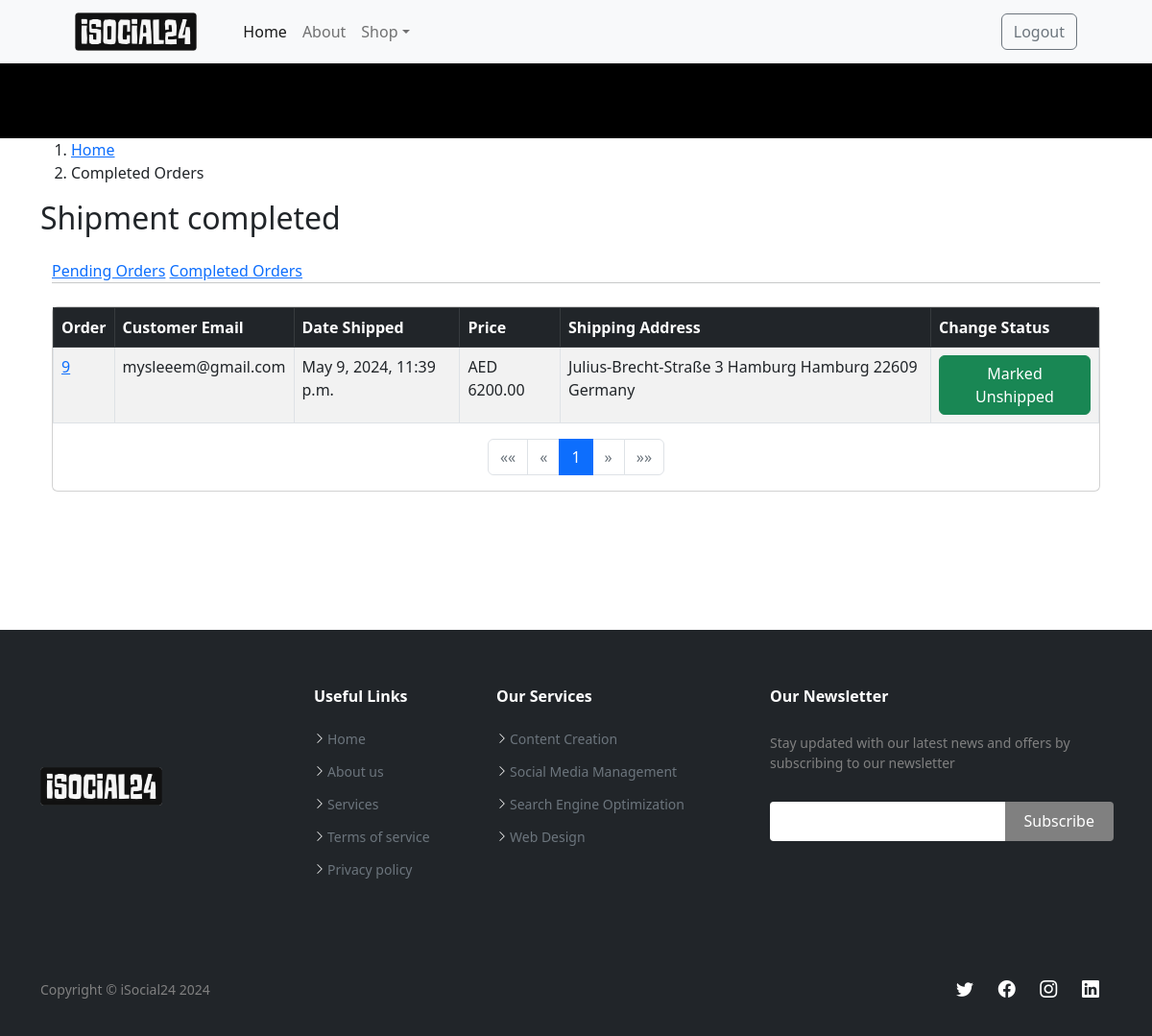
The page /payment/shipped_dash (signed in) on the database as committed earlier.
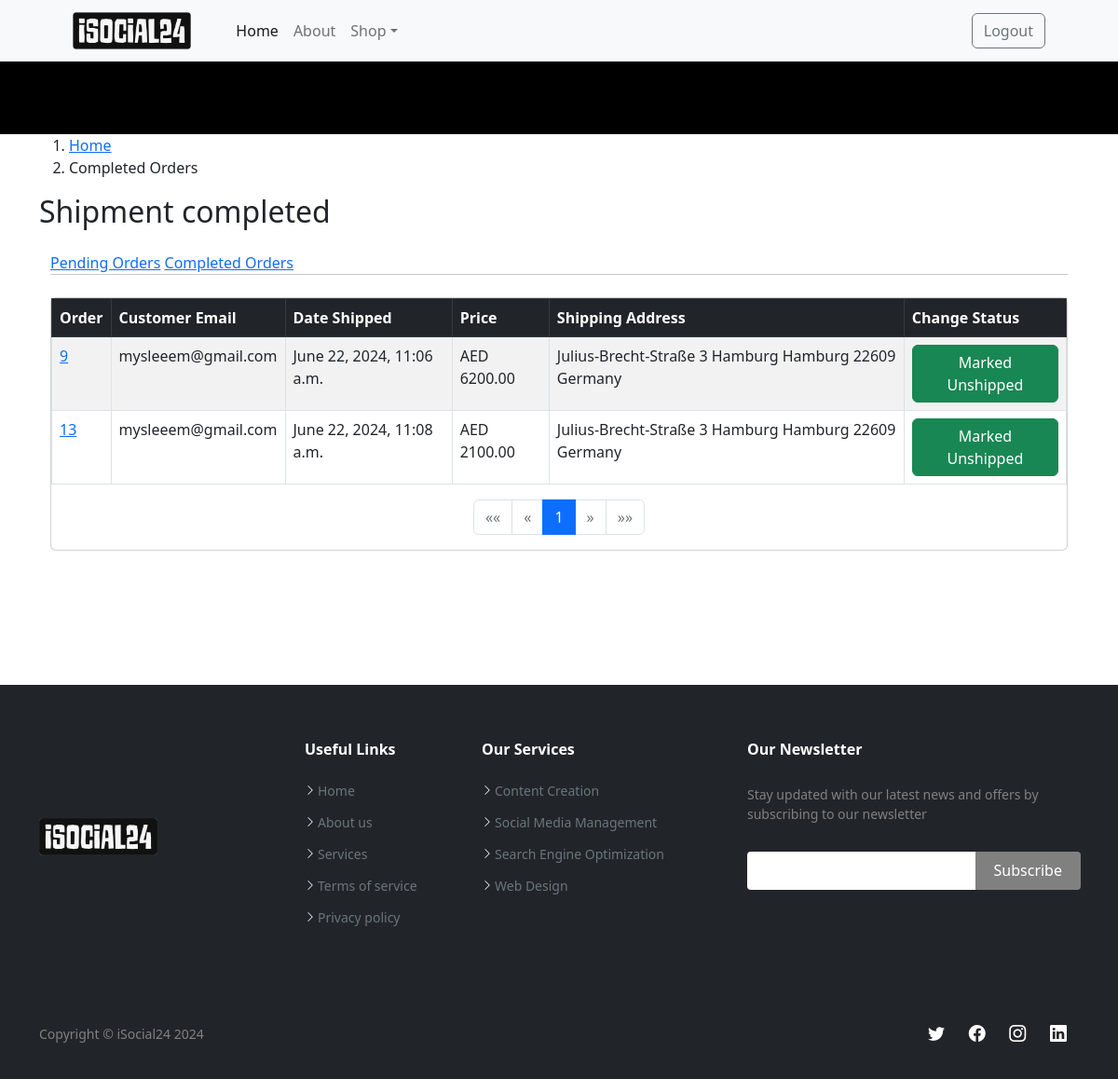
The same page on the database as committed later.
### payment/models.py (models this page shows, shortened)
class Order(models.Model):
    user = models.ForeignKey(User, on_delete=models.CASCADE, null=True, blank=True)
    full_name = models.CharField(max_length=255)
    email = models.EmailField(max_length=255)
    shipping_address = models.TextField(max_length=15000)
    amount_paid = models.DecimalField(max_digits=10, decimal_places=2)
    date_ordered = models.DateTimeField(auto_now_add=True)
    shipped = models.BooleanField(default=False)
    date_shipped = models.DateTimeField(blank=True, null=True)

### payment/views.py (the view, shortened to what this page needs)
# urls.py: path('shipped_dash', views.shipped_dash, name='shipped_dash'),
def shipped_dash(request):
    if request.user.is_authenticated and request.user.is_superuser:
        orders = Order.objects.filter(shipped=True)
        paginator = Paginator(orders, 20)  # Show 20 orders per page
        page_number = request.GET.get('page')
        page_obj = paginator.get_page(page_number)
        return render(request, "payment/shipped_dash.html", {"page_obj": page_obj})
    else:
        messages.error(request,"Access Denied")
        return redirect('home')

### cart/context_processors.py (called while the page is built)
def cart(request):
    return {'cart': Cart(request)}

### payment/templates/payment/shipped_dash.html (shortened to what the changed rows need)
{% extends 'base.html' %}
{% load static %}
{% block content %}
<main id="main">
    <section id="cart-cont-initial" class="cart-cont-initial">
      <div class="container">
        <h2>Shipment completed</h2>
      </div>
    </section>
    <div class="container-xl px-4 mt-4">
        <div class="row">
            <div class="col-xl-12">
                <div class="card mb-4">
                    <table class="table table-striped table-hover table-bordered">
                        <thead class="table-dark">
                          <tr>
                            <th scope="col">Order</th>
                            <th scope="col">Customer Email</th>
                            <th scope="col">Date Shipped</th>
                            <th scope="col">Price</th>
                            <th scope="col">Shipping Address</th>
                            <th scope="col">Change Status</th>
                          </tr>
                        </thead>
                        <tbody>
                            {% for item in page_obj %}
                          <tr>
                            <td><a href="{% url 'orders' item.id %}">{{ item.id }}</a></td>
                            <td>{{ item.email }}</td>
                            <td>{{ item.date_shipped }}</td>
                            <td>AED {{ item.amount_paid }}</td>
                            <td>{{ item.shipping_address }}</td>
                            <td>
                              <form method="POST">
                                <button type="Submit" class="btn btn-success btn-small">Marked Unshipped</button>
                              </form>
                            </td>
                          </tr>
                       {% endfor %}
                        </tbody>
                      </table>
                      <nav aria-label="Page navigation">
                        <ul class="pagination justify-content-center">
                          {% for num in page_obj.paginator.page_range %}
                            {% if page_obj.number == num %}
                              <li class="page-item active">
                                <a class="page-link">{{ num }}</a>
                              </li>
                            {% elif num > page_obj.number|add:'-3' and num < page_obj.number|add:'3' %}
                              <li class="page-item">
                                <a class="page-link" href="?page={{ num }}">{{ num }}</a>
                              </li>
                            {% endif %}
                          {% endfor %}
                        </ul>
                      </nav>
                </div>
            </div>
        </div>
      </div>
      <br/><br/><br/><br/><br/>
  </main>
  {% endblock %}

Rows that differ between the two databases and show on the page:
changed Order id 9: date_shipped "May 9, 2024, 11:39 p.m." → "June 22, 2024, 11:06 a.m."
now on this page (row edited): Order: id "13", email "mysleeem@gmail.com", date_shipped "June 22, 2024, 11:08 a.m.", amount_paid "2100.00", shipping_address "Julius-Brecht-Straße 3 Hamburg Hamburg 22609 Germany"
